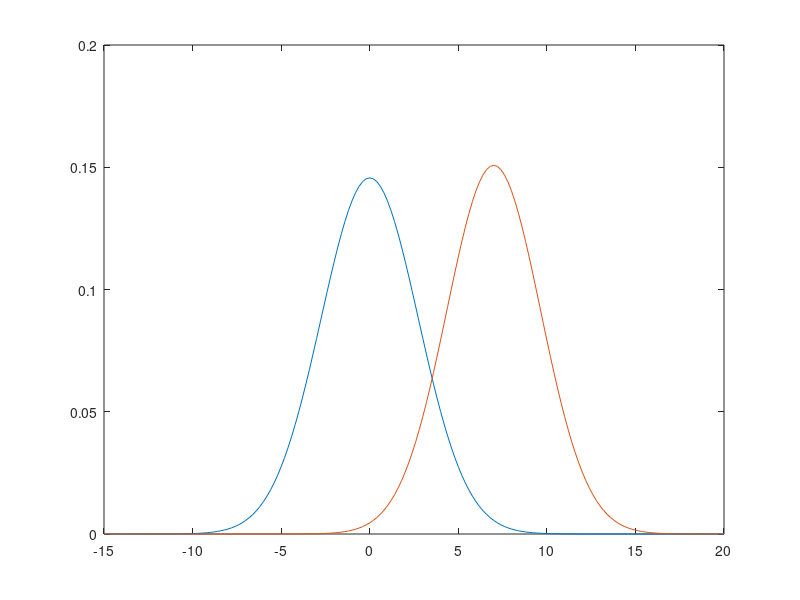

The MATLAB source for this figure: (Note: this script raises an error after producing the figure.)
%% This code is written by Md. Kamrul Hasan. 
%Problem 1.2 (a). To plot the density functions.
%% Making the Platform and clean the workspace
clc
clear all
close all
%% Taking the Varibales to plot
k1=1/(sqrt(15*pi)); %This variavle is calculated in Report
k2=1/(sqrt(14*pi));%This variavle is calculated in Report
x=-15:0.2:20; % Taking some values of X to see the corresponding Prob. Distribution.
%% Implement the density Functions that are given in Home Work
p1=k1*exp((-x.^2)/15);
p2=k2*exp(-(x-7).^2/14);
%% Ploting of the function in single graph for comparing.
object = plot(x,p1,x,p2);
object(1).LineWidth = 2;
object(2).LineWidth = 2;
lgd = legend('P(x|w1)','P(x|w2)');
lgd.FontSize = 17;
Title=title('Density function P(x|w1) and P(x|w2)');
Title.FontSize = 17;
xTitle=xlabel('Random Variable, x');
xTitle.FontSize = 17;
yTitle=ylabel('Probability Density Function, P (x|w)');
yTitle.FontSize = 17;
grid on 
%%                   The END